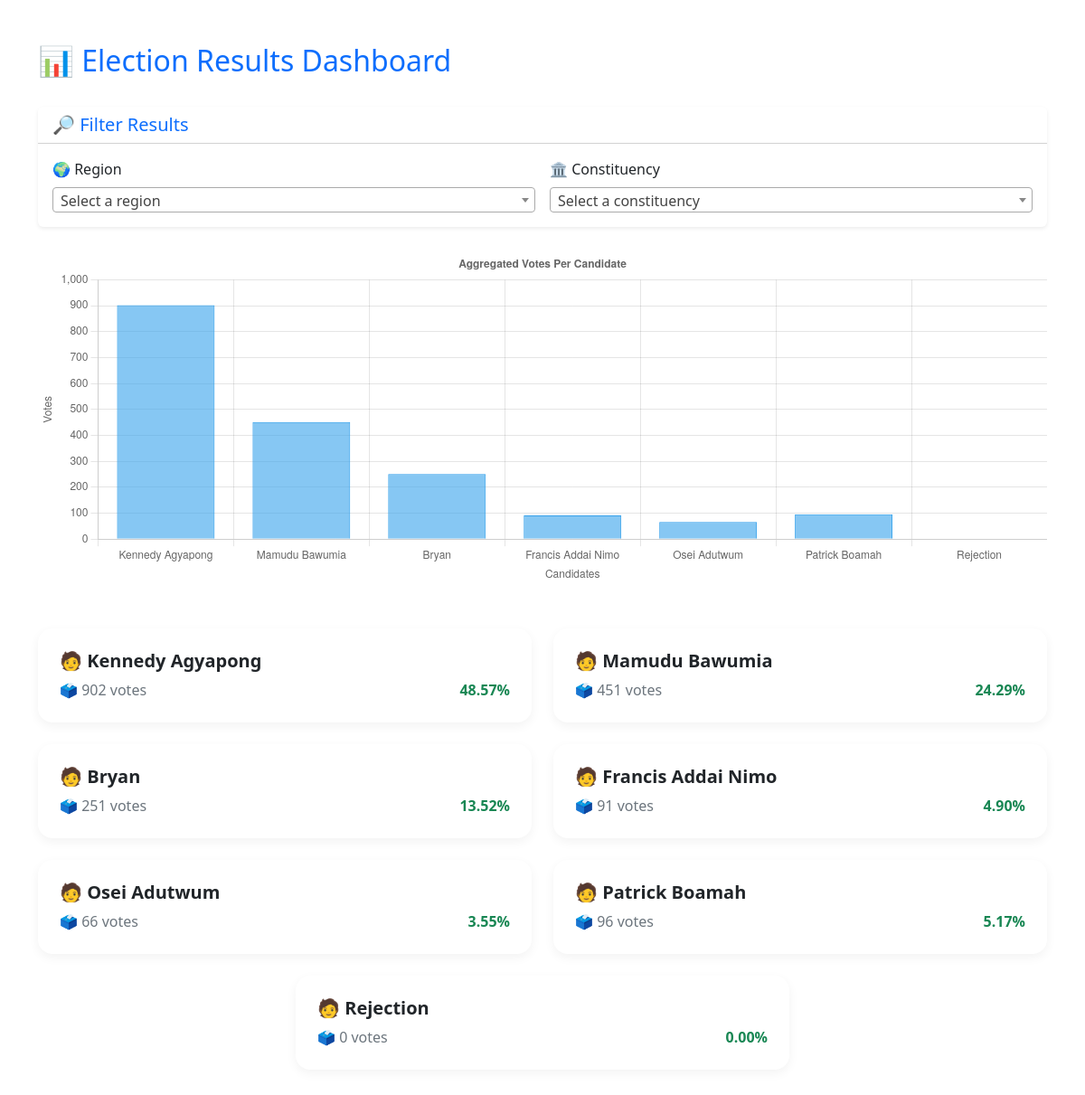
/api/results-dashboard/, run on the app's committed database.
### core/models.py (models this page shows, shortened)
class Candidate(models.Model):
    name = models.CharField(max_length=100)

### core/views.py (the view)
# urls.py: path('results-dashboard/', results_dashboard, name='results-dashboard'),
def results_dashboard(request):
    region = request.GET.get("region")
    constituency = request.GET.get("constituency")
    filters = {}
    if region:
        filters["polling_center__region"] = region
    if constituency:
        filters["polling_center__constituency"] = constituency
    filtered_qs = VoteSubmission.objects.filter(**filters)
    total_votes = filtered_qs.aggregate(total_votes=Sum('votes'))['total_votes'] or 0
    candidates = Candidate.objects.all()
    aggregated_results = []
    for candidate in candidates:
        candidate_votes_qs = filtered_qs.filter(candidate=candidate)
        votes = candidate_votes_qs.aggregate(total=Sum('votes'))['total'] or 0
        percentage = (votes / total_votes * 100) if total_votes else 0
        aggregated_results.append({
            'candidate': candidate.name,
            'total_votes': votes,
            'percentage': f"{percentage:.2f}",
        })
    context = {
        'aggregated_results': aggregated_results,
        'all_regions': VoteSubmission.objects.values_list('polling_center__region', flat=True).distinct(),
        'all_constituencies': VoteSubmission.objects.values_list('polling_center__constituency', flat=True).distinct(),
        'selected_region': region,
        'selected_constituency': constituency,
    }
    return render(request, 'results_dashboard.html', context)

### core/templates/results_dashboard.html (shortened to what this page needs)
<!DOCTYPE html>
<html lang="en">
<head>
  <link href="https://cdn.jsdelivr.net/npm/bootstrap@5.3.0/dist/css/bootstrap.min.css" rel="stylesheet">
  <link href="https://cdn.jsdelivr.net/npm/select2@4.1.0-rc.0/dist/css/select2.min.css" rel="stylesheet">
</head>
<body class="container py-5">
  <header class="d-flex justify-content-between align-items-center mb-4">
    <h2 class="text-primary">📊 Election Results Dashboard</h2>
  </header>
  <section class="card shadow-sm border-0 mb-4">
    <div class="card-header bg-white">
      <h5 class="text-primary mb-0">🔎 Filter Results</h5>
    </div>
    <div class="card-body">
      <form method="get" id="filterFormEl" class="row g-3 align-items-end">
        <div class="col-md-6">
          <label class="form-label">🌍 Region</label>
        </div>
        <div class="col-md-6">
          <label class="form-label">🏛️ Constituency</label>
        </div>
      </form>
    </div>
  </section>
  <canvas id="resultsChart" height="100" class="mb-5"></canvas>
  {% if aggregated_results %}
  <div class="row g-4 justify-content-center">
    {% for result in aggregated_results %}
    <div class="col-md-6">
      <div class="candidate-card">
        <h5 class="fw-bold text-dark">🧑 {{ result.candidate }}</h5>
        <div class="d-flex justify-content-between">
          <span class="text-secondary">🗳️ {{ result.total_votes }} votes</span>
          <span class="vote-percent">{{ result.percentage }}%</span>
        </div>
      </div>
    </div>
    {% endfor %}
  </div>
  {% else %}
  <div class="alert alert-warning text-center">No results found for the selected filters.</div>
  {% endif %}
  <script>
    $(function () {
      $('.select2').select2({ width: '100%' });
      $('#regionSelect, #constituencySelect').on('change', function () {
        $('#filterFormEl').submit();
      });
    });
    const ctx = document.getElementById('resultsChart');
    const chartData = {
      labels: [{% for r in aggregated_results %}'{{ r.candidate }}'{% if not forloop.last %},{% endif %}{% endfor %}],
      datasets: [{
        label: 'Total Votes',
        data: [{% for r in aggregated_results %}{{ r.total_votes }}{% if not forloop.last %},{% endif %}{% endfor %}],
        backgroundColor: 'rgba(54, 162, 235, 0.6)',
        borderColor: 'rgba(54, 162, 235, 1)',
        borderWidth: 1
      }]
    };
    new Chart(ctx, {
      type: 'bar',
      data: chartData,
      options: {
        responsive: true,
        plugins: {
          legend: { display: false },
          title: {
            display: true,
            text: 'Aggregated Votes Per Candidate'
          }
        },
        scales: {
          y: {
            beginAtZero: true,
            title: { display: true, text: 'Votes' }
          },
          x: {
            title: { display: true, text: 'Candidates' }
          }
        }
      }
    });
  </script>
</body>
</html>

### core/templates/results_dashboard.html (style rules this page uses)
.candidate-card { background: #fff; border-radius: 1rem; padding: 1.5rem; box-shadow: 0 4px 12px rgba(0, 0, 0, 0.05); }
.vote-percent { font-weight: 600; color: #198754; }

### data on the page
Candidate: candidate "Kennedy Agyapong"
Candidate: candidate "Mamudu Bawumia"
Candidate: candidate "Bryan"
Candidate: candidate "Francis Addai Nimo"
Candidate: candidate "Osei Adutwum"
Candidate: candidate "Patrick Boamah"
Candidate: candidate "Rejection"

### other printed values
{{ result.total_votes }} "902" "451" "251" "91" "66" "96" "0"
{{ result.percentage }} "48.57" "24.29" "13.52" "4.90" "3.55" "5.17" "0.00"
chart data {{ r.candidate }} Kennedy Agyapong, Mamudu Bawumia, Bryan, Francis Addai Nimo, Osei Adutwum, Patrick Boamah, Rejection
chart data {{ r.total_votes }} 902, 451, 251, 91, 66, 96, 0
